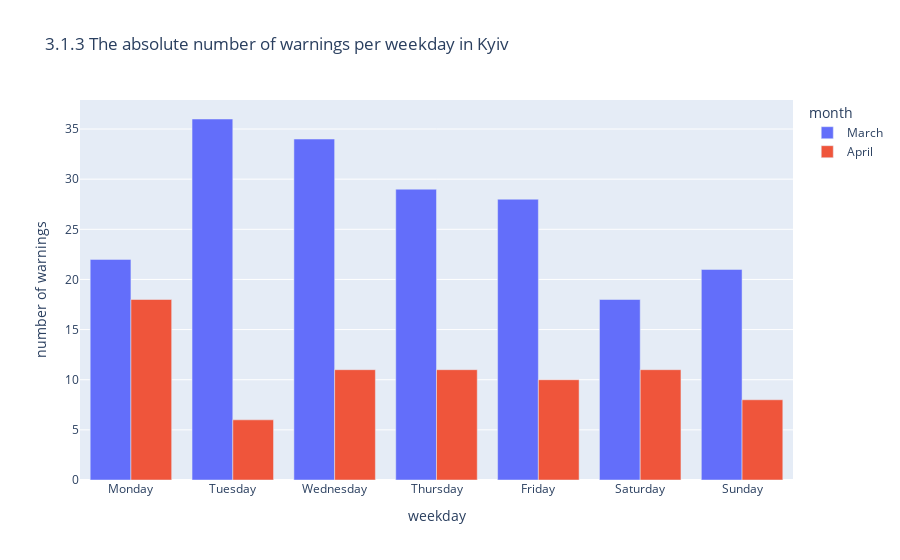

Notebook source saved alongside this figure:
### Markdown cell above
#### 3.1.3 The absolute number of warnings per weekday

### Code cell
# selecting
weekday = df_region[['weekday_num', 'weekday', 'unique_warning', 'month', 'month_num']]
# grouping 
weekday = weekday.groupby(by=['month_num', 'month','weekday_num', 'weekday']).sum()
weekday = weekday.reset_index()
# printing
weekday['number of warnings'] = weekday['unique_warning']
weekday_bar =  px.bar(weekday, x="weekday", y="number of warnings", color="month", barmode="group", 
                     title=f'3.1.3 The absolute number of warnings per weekday in {region}')
weekday_bar.show()

### Figure 1 — Plotly figure (JSON) as saved in the notebook; plotly's stock layout.template omitted (floating-point values rounded to 4 significant figures)
{"data": [{"alignmentgroup": "True", "hovertemplate": "month=March<br>weekday=%{x}<br>number of warnings=%{y}<extra></extra>", "legendgroup": "March", "marker": {"color": "#636efa"}, "name": "March", "offsetgroup": "March", "orientation": "v", "showlegend": true, "textposition": "auto", "type": "bar", "x": ["Monday", "Tuesday", "Wednesday", "Thursday", "Friday", "Saturday", "Sunday"], "xaxis": "x", "y": [22, 36, 34, 29, 28, 18, 21], "yaxis": "y"}, {"alignmentgroup": "True", "hovertemplate": "month=April<br>weekday=%{x}<br>number of warnings=%{y}<extra></extra>", "legendgroup": "April", "marker": {"color": "#EF553B"}, "name": "April", "offsetgroup": "April", "orientation": "v", "showlegend": true, "textposition": "auto", "type": "bar", "x": ["Monday", "Tuesday", "Wednesday", "Thursday", "Friday", "Saturday", "Sunday"], "xaxis": "x", "y": [18, 6, 11, 11, 10, 11, 8], "yaxis": "y"}], "layout": {"barmode": "group", "legend": {"title": {"text": "month"}, "tracegroupgap": 0}, "title": {"text": "3.1.3 The absolute number of warnings per weekday in Kyiv"}, "xaxis": {"anchor": "y", "domain": [0, 1], "title": {"text": "weekday"}}, "yaxis": {"anchor": "x", "domain": [0, 1], "title": {"text": "number of warnings"}}}}
